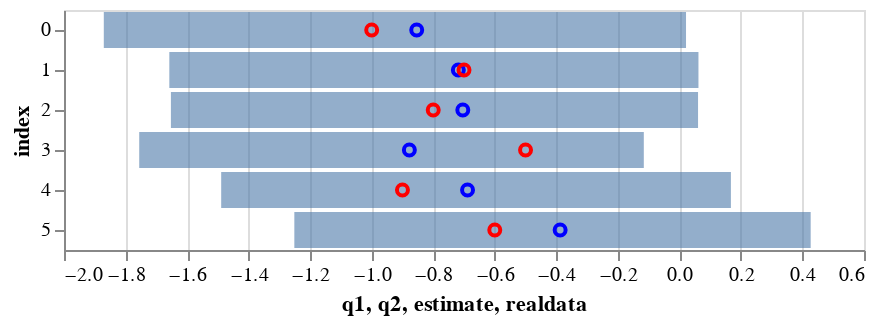

The code cell stored with this chart in its notebook:
### Code cell
c1 = alt.Chart(df2).mark_bar(
opacity=0.6).encode(
    x='q1',
    x2='q2',
    y='index:N'
)
c2 = alt.Chart(df2).mark_point(
opacity=1,
color='blue').encode(
    x='estimate',
    y='index:N'
)
c3 = alt.Chart(df2).mark_point(
opacity=1,
color='red').encode(
    x='realdata',
    y='index:N'
)
c1+c2+c3

# red real data
# blue MCMC samples

### Figure 1 — Vega-Lite specification as saved in the notebook (floating-point values rounded to 4 significant figures)
{"config": {"view": {"continuousWidth": 400, "continuousHeight": 300}}, "layer": [{"mark": {"type": "bar", "opacity": 0.6}, "encoding": {"x": {"type": "quantitative", "field": "q1"}, "x2": {"field": "q2"}, "y": {"type": "nominal", "field": "index"}}}, {"mark": {"type": "point", "color": "blue", "opacity": 1}, "encoding": {"x": {"type": "quantitative", "field": "estimate"}, "y": {"type": "nominal", "field": "index"}}}, {"mark": {"type": "point", "color": "red", "opacity": 1}, "encoding": {"x": {"type": "quantitative", "field": "realdata"}, "y": {"type": "nominal", "field": "index"}}}], "data": {"name": "data-ea5ef4b331454766b412e66422a50219"}, "$schema": "https://vega.github.io/schema/vega-lite/v4.8.1.json", "datasets": {"data-ea5ef4b331454766b412e66422a50219": [{"index": 0, "estimate": -0.8537, "q1": -1.871, "q2": 0.02156, "realdata": -1.0}, {"index": 1, "estimate": -0.7184, "q1": -1.658, "q2": 0.06197, "realdata": -0.7}, {"index": 2, "estimate": -0.7039, "q1": -1.653, "q2": 0.06064, "realdata": -0.8}, {"index": 3, "estimate": -0.8775, "q1": -1.756, "q2": -0.1156, "realdata": -0.5}, {"index": 4, "estimate": -0.6885, "q1": -1.489, "q2": 0.1675, "realdata": -0.9}, {"index": 5, "estimate": -0.3876, "q1": -1.251, "q2": 0.4267, "realdata": -0.6}]}}
